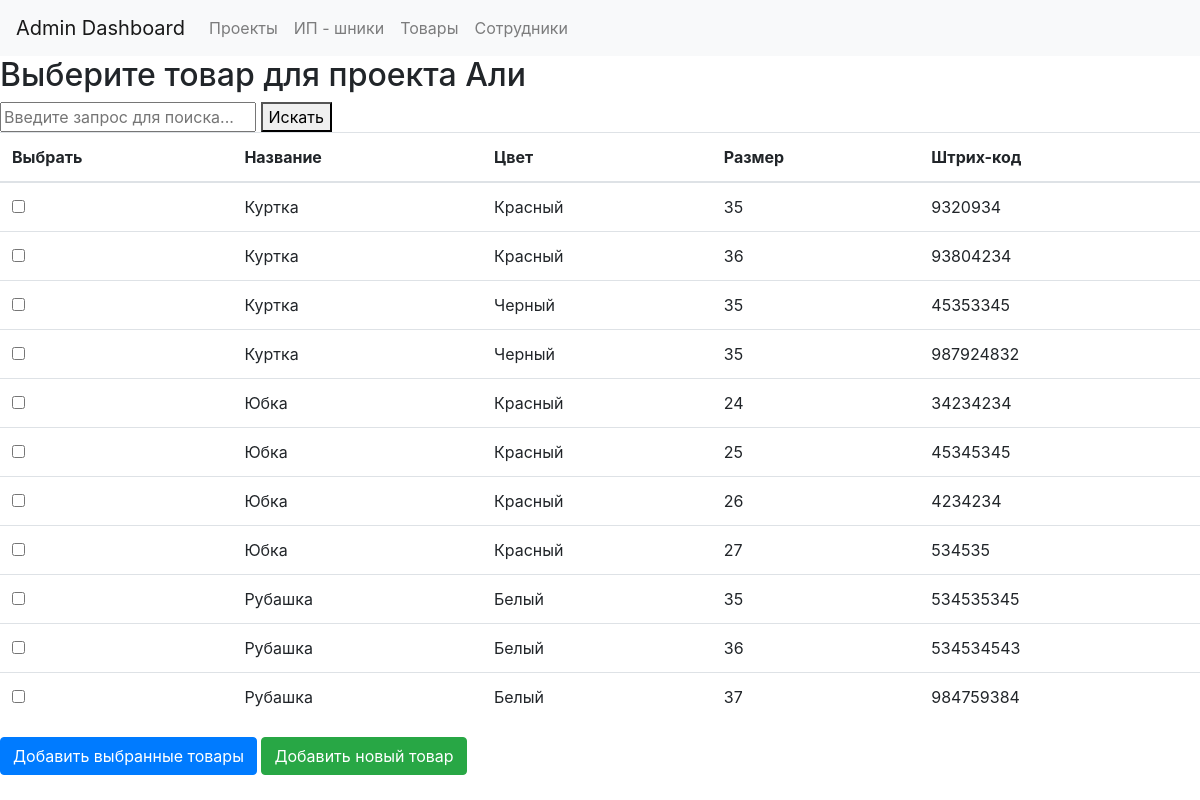
Page /projects/1/select_goods (signed in) on the committed database.
### models/models.py (models this page shows)
class Project(db.Model):
    __tablename__ = 'projects'
    id = db.Column(db.Integer, primary_key=True)
    name = db.Column(db.String(100), nullable=False)

class Goods(db.Model):
    id = db.Column(db.Integer, primary_key=True)
    ip_id = db.Column(db.Integer, db.ForeignKey("ip.id"), nullable=True)
    name = db.Column(db.String(100), nullable=False)
    barcode = db.Column(db.String(100), nullable=False)
    article = db.Column(db.String(100), nullable=False)
    wb_article = db.Column(db.String(100), nullable=False)
    create_date = db.Column(db.DateTime, default=datetime.utcnow, nullable=False)
    edit_date = db.Column(db.DateTime, default=datetime.utcnow, onupdate=datetime.utcnow, nullable=False)
    country = db.Column(db.String(100), nullable=False)
    compound = db.Column(db.String(100), nullable=False)
    color = db.Column(db.String(100), nullable=False)
    size = db.Column(db.Integer,nullable=False)
    ip = db.relationship("Ip", backref="goods")

### main.py (the view)
@app.route('/projects/<int:project_id>/select_goods', methods=['GET'])
@login_required
def select_goods(project_id):
    project = Project.query.get_or_404(project_id)
    all_goods = Goods.query.all()
    return render_template('select_goods.html', project=project, all_goods=all_goods)

### main.py (called while the page is built)
@login_manager.user_loader
def load_user(user_id):
    return db.session.get(Empoyeer, int(user_id))

### templates/select_goods.html (shortened to what this page needs)
{% extends "base.html" %}
{% block content %}
<h2>Выберите товар для проекта {{ project.name }}</h2>
<form id="search_goods_form">
    <input type="text" id="search_goods_input" placeholder="Введите запрос для поиска...">
    <button type="submit">Искать</button>
</form>
<table id="goods_table" class="table">
    <thead>
        <tr>
            <th>Выбрать</th>
            <th>Название</th>
            <th>Цвет</th>
            <th>Размер</th>
            <th>Штрих-код</th>
        </tr>
    </thead>
    <tbody>
        {% for goods in all_goods %}
        <tr>
            <td>
                <input type="checkbox" class="goods-checkbox" value="{{ goods.id }}">
            </td>
            <td>{{ goods.name }}</td>
            <td>{{ goods.color }}</td>
            <td>{{ goods.size }}</td>
            <td>{{ goods.barcode }}</td>
        </tr>
        {% endfor %}
    </tbody>
</table>
<button id="add_selected_goods" class="btn btn-primary">Добавить выбранные товары</button>
<a href="{{ url_for('add_new_goods', project_id=project.id) }}" class="btn btn-success">Добавить новый товар</a>
{% endblock %}

### rows in the picture
Project: name "Али"
Goods: name "Куртка", color "Красный", size "35", barcode "9320934"
Goods: name "Куртка", color "Красный", size "36", barcode "93804234"
Goods: name "Куртка", color "Черный", size "35", barcode "45353345"
Goods: name "Куртка", color "Черный", size "35", barcode "987924832"
Goods: name "Юбка", color "Красный", size "24", barcode "34234234"
Goods: name "Юбка", color "Красный", size "25", barcode "45345345"
Goods: name "Юбка", color "Красный", size "26", barcode "4234234"
Goods: name "Юбка", color "Красный", size "27", barcode "534535"
Goods: name "Рубашка", color "Белый", size "35", barcode "534535345"
Goods: name "Рубашка", color "Белый", size "36", barcode "534534543"
Goods: name "Рубашка", color "Белый", size "37", barcode "984759384"
